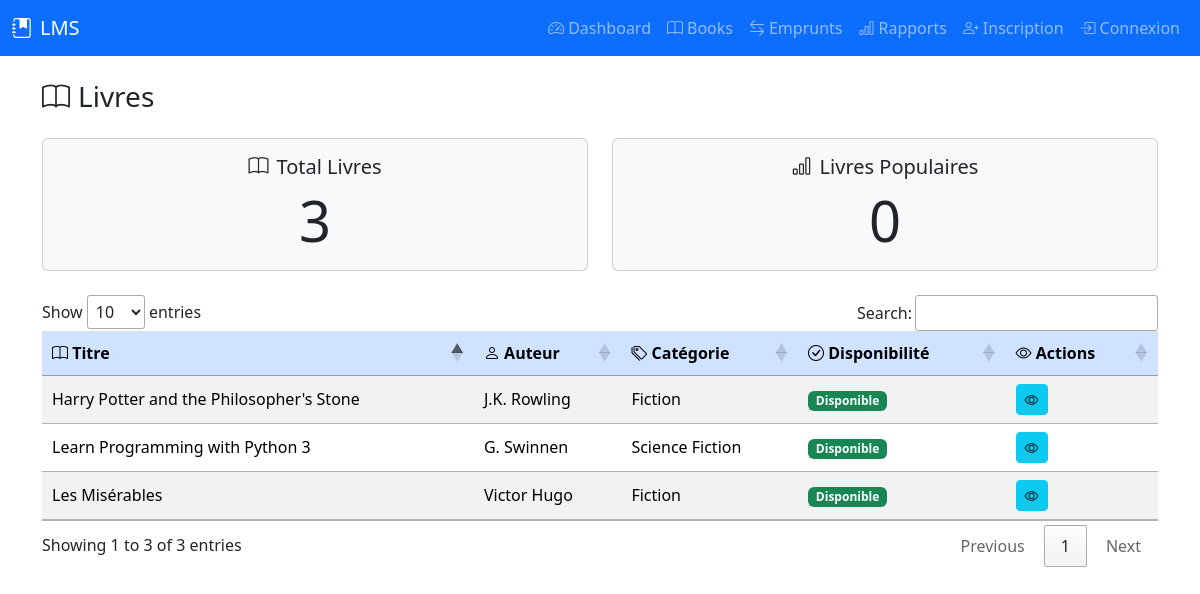
/books, run on the app's committed database.
### tables this page shows
CREATE TABLE books (
            book_id INTEGER PRIMARY KEY AUTOINCREMENT,
            title TEXT NOT NULL,
            author_id INTEGER,
            category_id INTEGER,
            isbn TEXT UNIQUE,
            publication_year INTEGER,
            publisher TEXT,
            quantity INTEGER DEFAULT 1,
            available_quantity INTEGER DEFAULT 1,
            FOREIGN KEY (author_id) REFERENCES authors (author_id),
            FOREIGN KEY (category_id) REFERENCES categories (category_id)
        );

CREATE TABLE authors (
            author_id INTEGER PRIMARY KEY AUTOINCREMENT,
            name TEXT NOT NULL,
            biography TEXT
        );

CREATE TABLE categories (
            category_id INTEGER PRIMARY KEY AUTOINCREMENT,
            name TEXT NOT NULL,
            description TEXT
        );

### controllers/dashboard_controller.py (the view)
@dashboard_blueprint.route('/books', methods=['GET'])
def books():
    try:
        stats = dashboard_service.get_dashboard_statistics()
        books_data = dashboard_service.get_books_data()
        return render_template('books.html', **stats, books=books_data)
    except Exception as e:
        return jsonify({'error': str(e)}), 500

### models/author.py (called while the page is built)
    @property
    def name(self):
        return self._get_attribute("name")

    @classmethod
    def all(cls):
        query = f"SELECT * FROM {cls.TABLE_NAME}"
        results = DatabaseConnection.execute_query(query)
        if results:
            conn = DatabaseConnection.get_connection()
            cursor = conn.cursor()
            cursor.execute(f"PRAGMA table_info({cls.TABLE_NAME})")
            columns = [column[1] for column in cursor.fetchall()]
            conn.close()
            return [cls(**dict(zip(columns, result))) for result in results]
        return []

### models/base_model.py (called while the page is built)
    def _get_attribute(self, name):
        return self._attributes.get(name)

    def _set_attribute(self, name, value):
        self._attributes[name] = value

    def __setattr__(self, name, value):
        if name == "_attributes":
            super().__setattr__(name, value)
        else:
            self._set_attribute(name, value)

    @classmethod
    def find_by_id(cls, id: int):
        if not cls.TABLE_NAME or not cls.PRIMARY_KEY:
            raise NotImplementedError("TABLE_NAME and PRIMARY_KEY must be defined in subclass")
        query = f"SELECT * FROM {cls.TABLE_NAME} WHERE {cls.PRIMARY_KEY} = ?"
        result = DatabaseConnection.execute_query(query, (id,))
        if result and len(result) > 0:
            conn = DatabaseConnection.get_connection()
            cursor = conn.cursor()
            cursor.execute(f"PRAGMA table_info({cls.TABLE_NAME})")
            columns = [column[1] for column in cursor.fetchall()]
            conn.close()
            record_dict = dict(zip(columns, result[0]))
            return cls(**record_dict)
        return None

    @classmethod
    def find_all(cls):
        if not cls.TABLE_NAME:
            raise NotImplementedError("TABLE_NAME must be defined in subclass")
        query = f"SELECT * FROM {cls.TABLE_NAME}"
        results = DatabaseConnection.execute_query(query)
        if results:
            conn = DatabaseConnection.get_connection()
            cursor = conn.cursor()
            cursor.execute(f"PRAGMA table_info({cls.TABLE_NAME})")
            columns = [column[1] for column in cursor.fetchall()]
            conn.close()
            return [cls(**dict(zip(columns, result))) for result in results]
        return []

### models/book.py (called while the page is built)
    @property
    def book_id(self):
        return self._get_attribute("book_id")

    @property
    def title(self):
        return self._get_attribute("title")

### templates/books.html (shortened to what this page needs)
<!DOCTYPE html>
<html lang="fr">
<head>
    <link rel="stylesheet" href="/static/css/style.css">
    <link href="https://cdn.jsdelivr.net/npm/bootstrap@5.3.2/dist/css/bootstrap.min.css" rel="stylesheet">
    <link rel="stylesheet" href="https://cdn.jsdelivr.net/npm/bootstrap-icons@1.11.3/font/bootstrap-icons.css">
    <link rel="stylesheet" href="https://cdn.datatables.net/1.13.4/css/jquery.dataTables.min.css">
</head>
<body>
{% include 'includes/navbar.html' %}
<div class="container">
    <h3 class="mb-4"><i class="bi bi-book me-2"></i>Livres</h3>
    <div class="row text-center mb-4">
        <div class="col-md-6">
            <div class="card bg-light">
                <div class="card-body">
                    <h5 class="card-title"><i class="bi bi-book me-2"></i>Total Livres</h5>
                    <p class="card-text display-4">{{ total_books }}</p>
                </div>
            </div>
        </div>
        <div class="col-md-6">
            <div class="card bg-light">
                <div class="card-body">
                    <h5 class="card-title"><i class="bi bi-bar-chart me-2"></i>Livres Populaires</h5>
                    <p class="card-text display-4">{{total_popular_books}}</p>
                </div>
            </div>
        </div>
    </div>
    <div class="table-responsive">
        <table id="booksTable" class="table table-striped table-hover align-middle">
            <thead class="table-primary">
                <tr>
                    <th><i class="bi bi-book"></i> Titre</th>
                    <th><i class="bi bi-person"></i> Auteur</th>
                    <th><i class="bi bi-tags"></i> Catégorie</th>
                    <th><i class="bi bi-check-circle"></i> Disponibilité</th>
                    <th><i class="bi bi-eye"></i> Actions</th>
                </tr>
            </thead>
            <tbody>
                {% for book in books %}
                    <tr data-isbn="{{ book.isbn }}" data-publication-year="{{ book.publication_year }}" data-publisher="{{ book.publisher }}" data-quantity="{{ book.quantity }}" data-available-quantity="{{ book.available_quantity }}">
                        <td>{{ book.title }}</td>
                        <td>{{ book.author }}</td>
                        <td>{{ book.category }}</td>
                        <td>
                            {% if book.available_quantity > 0 %}
                            <span class="badge bg-success">Disponible</span>
                            {% else %}
                            <span class="badge bg-danger">Emprunté</span>
                            {% endif %}
                        </td>
                        <td>
                            <button class="btn btn-info btn-sm see-detail-book" title="Voir détails"><i class="bi bi-eye"></i></button>
                        </td>
                    </tr>
                    {% endfor %}
            </tbody>
        </table>
    </div>
</div>
</body>
</html>

### data on the page
books: title "Les Misérables"
authors: author "Victor Hugo"
categories: category "Fiction" "Fiction"
books: title "Harry Potter and the Philosopher's Stone"
authors: author "J.K. Rowling"
books: title "Learn Programming with Python 3"
authors: author "G. Swinnen"
categories: category "Science Fiction"

### other printed values
{{ total_books }} "3"
{{ total_popular_books }} "0"
